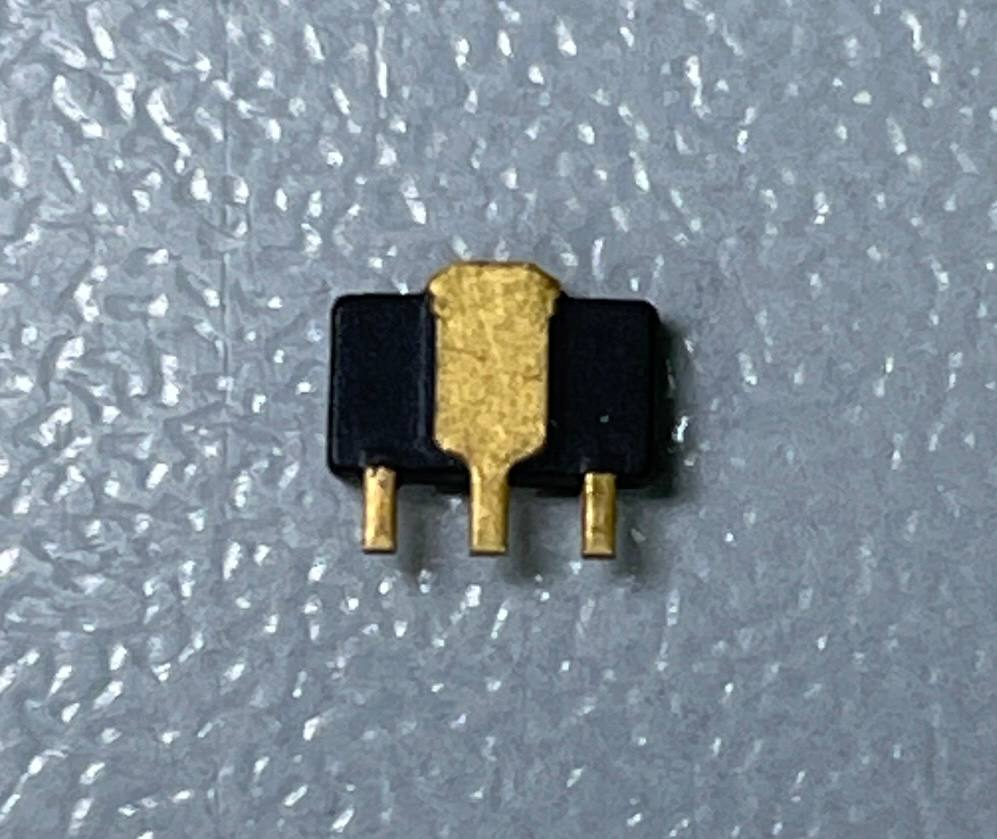
#> input picture 2wo/test_photo1.jpg, 997 x 839 px, found by its file name
$ python test_4.py
#> lines starting #> are read from the running program, lines starting #| are printed output that depends on the picture; after the words box and inside, x2 and y2 are one past the last pixel; in counts of white or black regions, pixels touching at a corner belong together
import cv2 as cv


url = "2wo/test_photo1.jpg"
img = cv.imread(url)
#> img is the input picture: shape (839, 997, 3); mean B, G, R 151.7, 142.1, 130.1
y, x, z = img.shape
#> y = 839; x = 997; z = 3
img = img[100 : y - 100, 100 : x - 100]
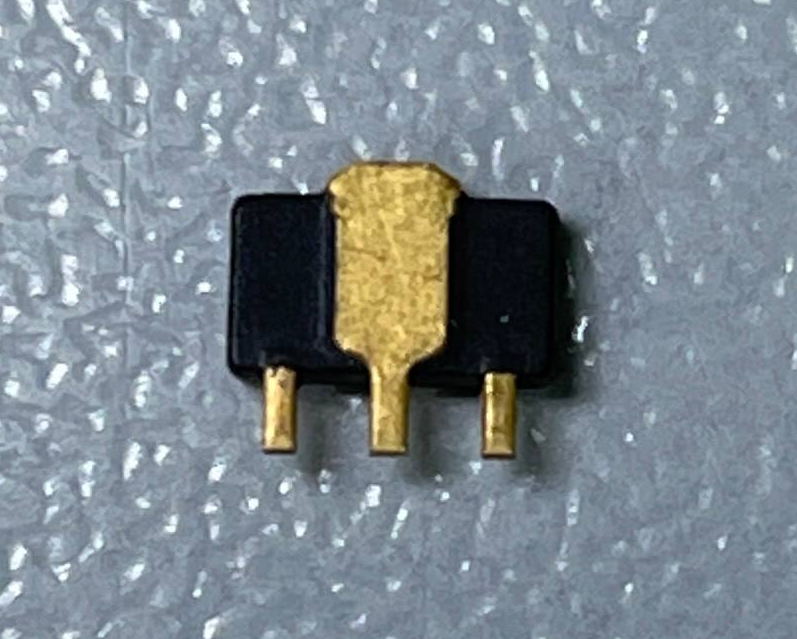
#> img: shape (639, 797, 3); mean B, G, R 142.9, 135.8, 125.4
cv.imwrite("Push0.jpg", img)

import numpy as np
import cv2 as cv
import math


def Rap():
    def nothing(*arg):
        pass

    cv.namedWindow("Display window", cv.WINDOW_NORMAL)
    cv.resizeWindow("Display window", 500, 500)

    cv.namedWindow("Display", cv.WINDOW_NORMAL)
    cv.resizeWindow("Display", 500, 500)

    cv.namedWindow("settings")  # создаем окно настроек

    cv.createTrackbar("area1", "settings", 6666, 10000, nothing)  # 4000
    cv.createTrackbar("area2", "settings", 20000, 90000, nothing)

    fn = "2wo/photo_2023-10-04_14-15-16.jpg"
    imgs = cv.imread(fn)
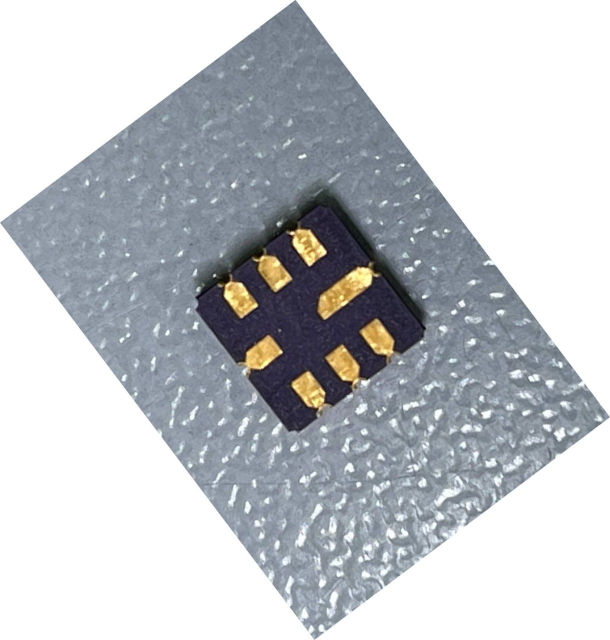
#> input picture 2wo/photo_2023-10-04_14-15-16.jpg, 1220 x 1280 px, found by its file name (shown at 1/2 size)
#> imgs is the input picture: shape (1280, 1220, 3); mean B, G, R 201, 197.1, 193.8
    hsv = cv.cvtColor(imgs, cv.COLOR_BGR2HSV)
#> hsv: shape (1280, 1220, 3); mean H, S, V 52.3, 20.7, 203
    area1 = 6666
    area2 = 10000
    # break
    while True:
        area1 = cv.getTrackbarPos("area1", "settings")
        area2 = cv.getTrackbarPos("area2", "settings")
        img = imgs
        h_min = np.array((0, 40, 31), np.uint8)
        h_max = np.array((35, 255, 255), np.uint8)
        thresh = cv.inRange(hsv, h_min, h_max)
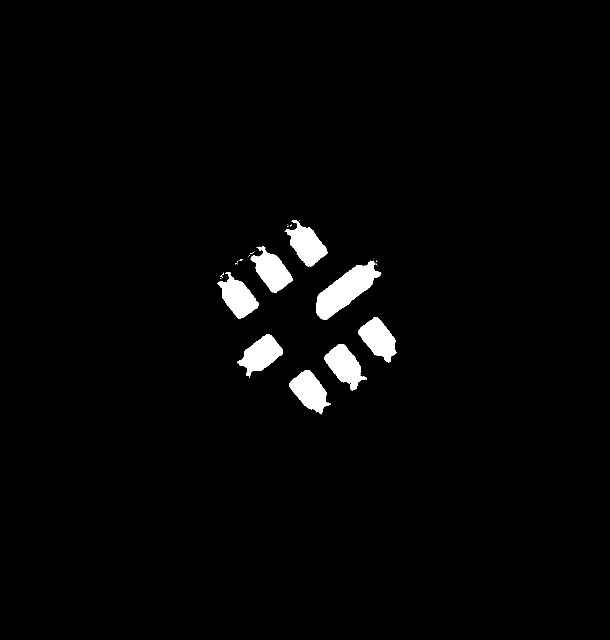
#> thresh: shape (1280, 1220) (shown at 1/2 size); 2.2% white; 25 white regions (16 under 20 px)
        contours = cv.findContours(
            thresh.copy(), cv.RETR_TREE, cv.CHAIN_APPROX_TC89_KCOS
        )[0]
#> contours = 36 contours, 28 with area under 20; largest, box (x1, y1, x2, y2) and area: (632, 521, 763, 640) 6692, (501, 492, 585, 586) 3901, (649, 688, 734, 782) 3872, (578, 740, 661, 829) 3869, (474, 668, 566, 756) 3862, (569, 440, 655, 533) 3858, (716, 634, 794, 725) 3840, (435, 544, 517, 637) 3780
        if len(contours) > 0:
            cnts = []
            for cnt in contours:
                rect = cv.minAreaRect(cnt)
                box = cv.boxPoints(rect)
                box = np.int0(box)
                area = int(rect[1][0] * rect[1][1])
                if area > area1 and area < area2:
                    cv.drawContours(thresh, [box], -1, (255, 0, 0), 2)
                    cv.drawContours(img, [box], -1, (255, 0, 0), 2)
                    cnts = box
#> this loop made 36 passes
#> (rect, area, cnts) on pass 20: (((692.9, 578), (155.3, 52.55), -37.69), 8159, [[647, 646], [615, 604], [738, 509], [770, 551]])
#> (rect, box, area) on passes 1, 5, 6, 9, 12, 13: (((622.4, 786.2), (53.57, 89.8), -38.66), [[629, 837], [573, 767], [615, 734], [671, 804]], 4810), (((692.1, 734.3), (52.8, 91.83), -37.87), [[699, 786], [643, 714], [684, 681], [741, 754]], 4848), (((518.5, 710.9), (89, 52.8), -36.87), [[498, 758], [467, 716], [538, 663], [569, 705]], 4699), (((759.8, 681.5), (52.58, 90.42), -37.69), [[766, 733], [711, 661], [752, 629], [808, 701]], 4754), (((443.5, 550), (11.18, 4.47), -63.43), [[443, 556], [439, 554], [444, 544], [448, 546]], 49), (((471.6, 589.1), (53.12, 93.53), -38.37), [[479, 642], [421, 568], [463, 535], [521, 609]], 4968)
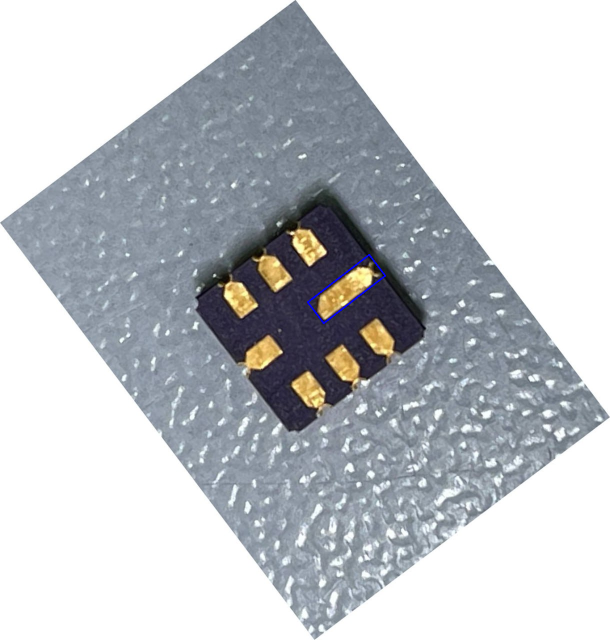
#> img: shape (1280, 1220, 3) (shown at 1/2 size); 0.09% of pixels changed, all inside (x1, y1, x2, y2) = (614, 508, 772, 648)
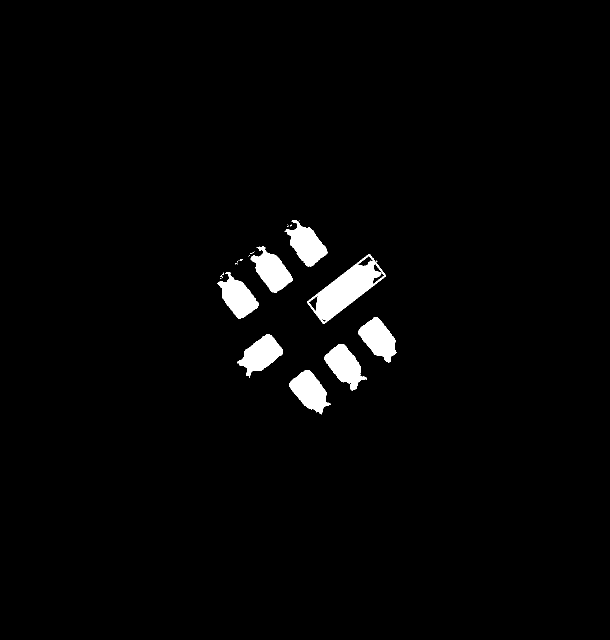
#> thresh: shape (1280, 1220) (shown at 1/2 size); 2.3% white; 23 white regions (14 under 20 px), largest, box (x1, y1, x2, y2) and area: (614, 508, 772, 648) 8075, (649, 688, 734, 782) 3999, (501, 492, 585, 586) 3996
        cv.imshow("Display window", img)
        cv.imshow("Display", thresh)
        if cv.waitKey(1) == ord("q"):
#> (key q is pressed here)
            break

    cv.destroyAllWindows()


Rap()
